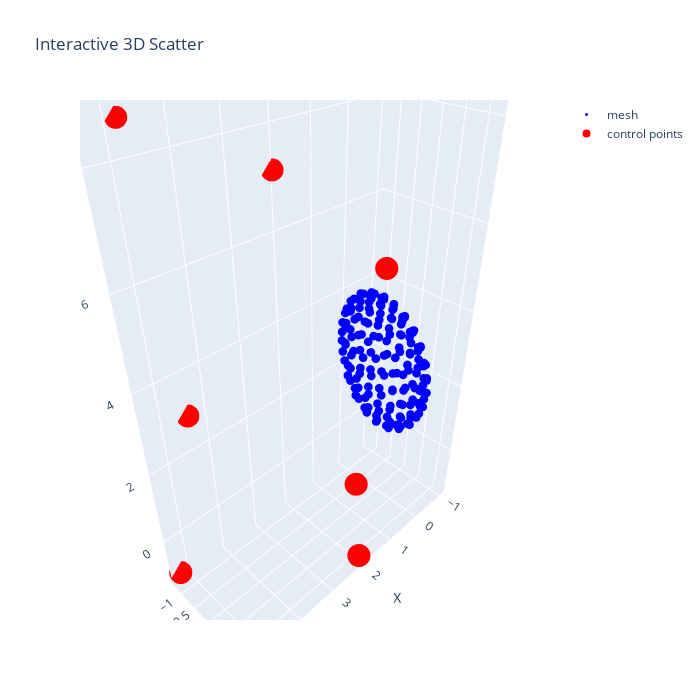

Write notebook code for a chart like this one.
### Code cell
plot_mesh_c_points(mesh, ffd)

### Figure 1 — Plotly figure (JSON) as saved in the notebook; plotly's stock layout.template omitted (floating-point values rounded to 4 significant figures; data arrays with more than 128 entries replaced by an {"elided": "..."} marker saying what was removed)
{"data": [{"marker": {"color": "blue", "size": 3}, "mode": "markers", "name": "mesh", "type": "scatter3d", "x": {"elided": "162 float values"}, "y": {"elided": "162 float values"}, "z": {"elided": "162 float values"}}, {"marker": {"color": "red", "size": 8}, "mode": "markers", "name": "control points", "type": "scatter3d", "x": [4.459, 2.045, 1.775, -0.8892, 5.247, 4.843, 2.07, 2.291], "y": [-1.25, -1.25, 1.25, 1.25, -1.25, -1.25, 1.25, 1.25], "z": [2.97, 7.201, 6.072, 8.661, -1.137, 8.592, -1.163, 1.339]}], "layout": {"height": 700, "scene": {"xaxis": {"title": {"text": "X"}}, "yaxis": {"title": {"text": "Y"}}, "zaxis": {"title": {"text": "Z"}}}, "title": {"text": "Interactive 3D Scatter"}, "width": 700}}
